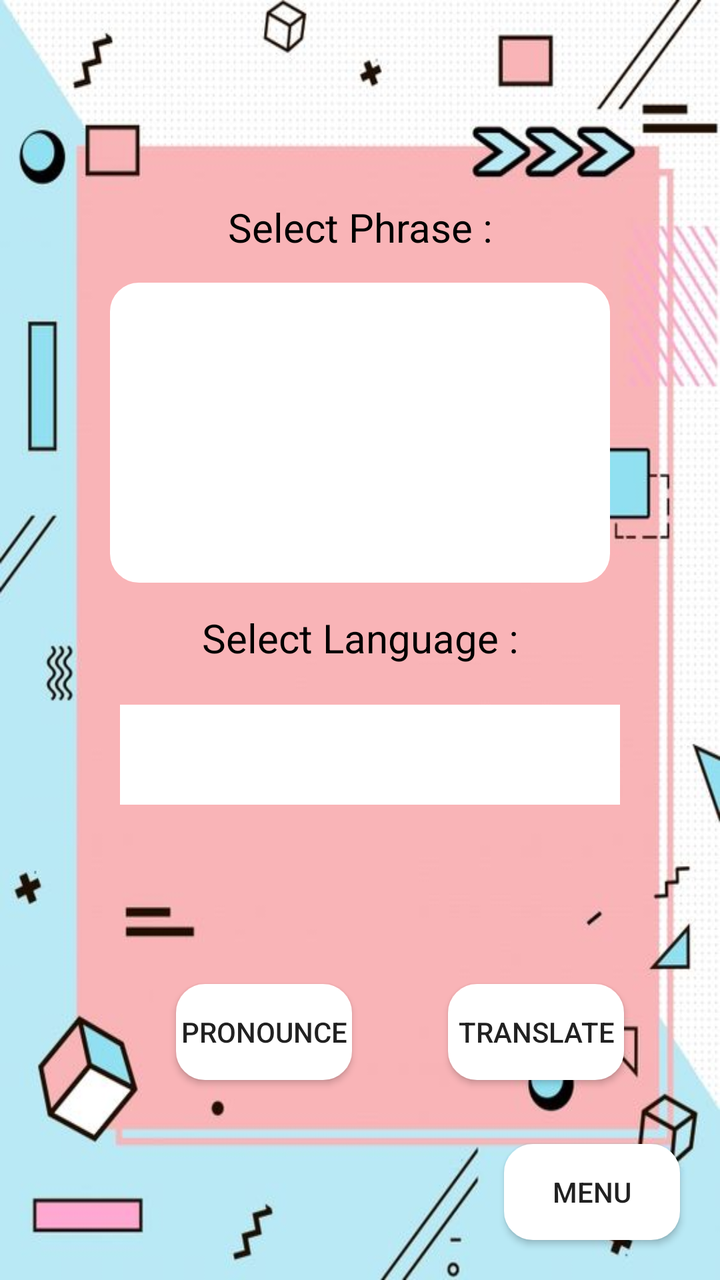
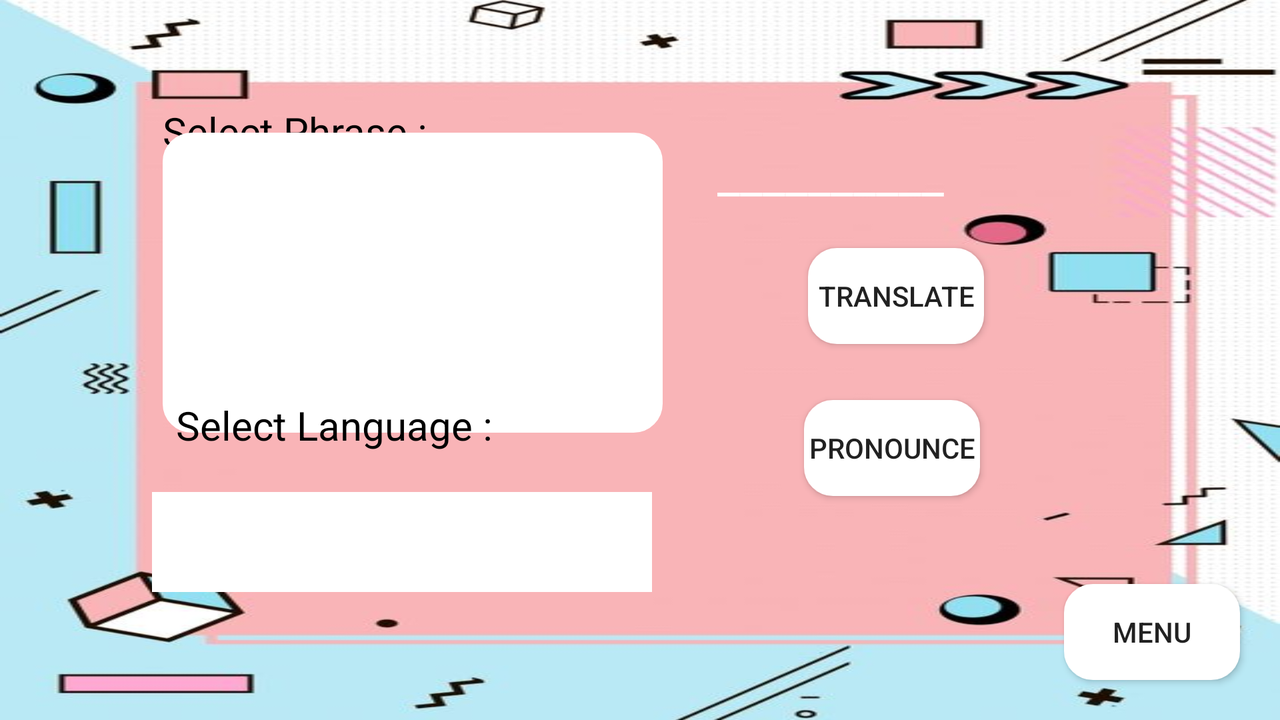

The same Android screen from two of the app's own layout files: first res/layout/ as a phone draws it, then the author's variant for another configuration, drawn on a device whose configuration selects that folder. Both files follow.
<!-- AndroidManifest.xml: application theme AppTheme -->
<!-- res/layout/activity_translate.xml -->
<?xml version="1.0" encoding="utf-8"?>
<androidx.constraintlayout.widget.ConstraintLayout xmlns:android="http://schemas.android.com/apk/res/android"
    xmlns:app="http://schemas.android.com/apk/res-auto"
    xmlns:tools="http://schemas.android.com/tools"
    android:layout_width="match_parent"
    android:layout_height="match_parent"
    android:background="@drawable/background"
    tools:context=".Translate">


    <ProgressBar
        android:id="@+id/pb"
        android:layout_width="60dp"
        android:layout_height="60dp"
        android:layout_marginEnd="88dp"
        android:layout_marginBottom="100dp"
        android:visibility="invisible"
        app:layout_constraintBottom_toBottomOf="parent"
        app:layout_constraintEnd_toEndOf="parent"
        app:layout_constraintTop_toTopOf="parent"
        app:layout_constraintVertical_bias="0.9"
        tools:ignore="MissingConstraints" />

    <ProgressBar
        android:id="@+id/pbPronounce"
        android:layout_width="60dp"
        android:layout_height="60dp"
        android:layout_marginStart="96dp"
        android:layout_marginBottom="100dp"
        android:visibility="invisible"
        app:layout_constraintBottom_toBottomOf="parent"
        app:layout_constraintStart_toStartOf="parent"
        app:layout_constraintTop_toTopOf="parent"
        app:layout_constraintVertical_bias="0.9"
        tools:ignore="MissingConstraints" />

    <Button
        android:layout_width="wrap_content"
        android:layout_height="wrap_content"
        android:layout_margin="20dp"
        android:background="@drawable/button_style"
        android:text="Menu"
        app:layout_constraintBottom_toBottomOf="parent"
        app:layout_constraintEnd_toEndOf="parent"
        android:onClick="clickBacktoMenu">
    </Button>
    <TextView
        android:id="@+id/txtPhrase"
        android:layout_width="wrap_content"
        android:layout_height="wrap_content"
        android:layout_marginTop="100dp"
        android:text="Select Phrase :"
        android:textAlignment="center"
        android:textColor="@color/text_color"
        android:textSize="20dp"
        app:layout_constraintEnd_toEndOf="parent"
        app:layout_constraintStart_toStartOf="parent"
        app:layout_constraintTop_toTopOf="parent" />

    <ListView
        android:id="@+id/listViewPhrases2"
        android:layout_width="250dp"
        android:layout_height="150dp"
        android:layout_margin="20dp"
        android:background="@drawable/list_style"
        app:layout_constraintBottom_toTopOf="@id/txtLang"
        app:layout_constraintEnd_toEndOf="parent"
        app:layout_constraintStart_toStartOf="parent"
        app:layout_constraintTop_toBottomOf="@+id/txtPhrase"
        tools:ignore="MissingConstraints"></ListView>

    <TextView
        android:id="@+id/txtLang"
        android:layout_width="wrap_content"
        android:layout_height="wrap_content"
        android:text="Select Language :"
        android:textAlignment="center"
        android:textColor="@color/text_color"
        android:textSize="20dp"
        android:layout_margin="20dp"
        app:layout_constraintBottom_toTopOf="@+id/listViewLangauges2"
        app:layout_constraintEnd_toEndOf="parent"
        app:layout_constraintStart_toStartOf="parent" />

    <Spinner
        android:id="@+id/listViewLangauges2"
        android:layout_width="250dp"
        android:layout_height="50dp"
        android:layout_marginBottom="36dp"
        android:background="#FFFFFF"
        app:layout_constraintBottom_toTopOf="@+id/textViewDisplay"
        app:layout_constraintEnd_toEndOf="parent"
        app:layout_constraintHorizontal_bias="0.546"
        app:layout_constraintStart_toStartOf="parent"></Spinner>

    <TextView
        android:id="@+id/textViewDisplay"
        android:layout_width="wrap_content"
        android:layout_height="wrap_content"
        android:layout_margin="20dp"
        android:text=""
        android:textAlignment="center"
        android:textColor="#FFFFFF"
        android:textSize="25sp"
        app:layout_constraintBottom_toTopOf="@id/TranslateBtn"
        app:layout_constraintEnd_toEndOf="parent"
        app:layout_constraintStart_toStartOf="parent" />

    <Button
        android:id="@+id/TranslateBtn"
        android:layout_width="wrap_content"
        android:layout_height="wrap_content"
        android:background="@drawable/button_style"
        android:layout_marginBottom="100dp"
        android:onClick="clickPerformTranslation"
        android:text="Translate"
        app:layout_constraintBottom_toBottomOf="parent"
        app:layout_constraintEnd_toEndOf="parent"
        app:layout_constraintStart_toEndOf="@+id/PronounceBtn" />

    <Button
        android:id="@+id/PronounceBtn"
        android:layout_width="wrap_content"
        android:layout_height="wrap_content"
        android:layout_marginStart="88dp"
        android:layout_marginBottom="100dp"
        android:background="@drawable/button_style"
        android:onClick="clickPerformPronounce"
        android:text="Pronounce"
        app:layout_constraintBottom_toBottomOf="parent"
        app:layout_constraintStart_toStartOf="parent" />



</androidx.constraintlayout.widget.ConstraintLayout>
<!-- resources referenced by this layout -->
<resources>
  <color name="text_color">#000000</color>
  <!-- drawable background: jpg bitmap (drawable, 37074 bytes) -->
  <!-- drawable button_style (drawable) -->
  <?xml version="1.0" encoding="utf-8"?>
  <shape xmlns:android="http://schemas.android.com/apk/res/android" android:shape="rectangle">
      <corners
          android:radius="14dp"
          />
      <gradient
          android:angle="45"
          android:centerX="35%"
          android:centerColor="#FFFFFF"
          android:startColor="#FFFFFF"
          android:endColor="#FFFFFF"
          android:type="linear"
          />
      <stroke
          android:width="1dp"
          android:color="#FFFFFF"
          />
  </shape>
  <!-- drawable list_style (drawable) -->
  <?xml version="1.0" encoding="utf-8"?>
  <shape xmlns:android="http://schemas.android.com/apk/res/android" android:shape="rectangle">
      <corners
          android:radius="14dp"
          />
      <gradient
          android:angle="45"
          android:centerX="35%"
          android:centerColor="#FFFFFF"
          android:startColor="#FFFFFF"
          android:endColor="#FFFFFF"
          android:type="linear"
          />
      <padding
          android:left="0dp"
          android:top="0dp"
          android:right="0dp"
          android:bottom="0dp"
          />
      <size
          android:width="270dp"
          android:height="60dp"
          />
      <stroke
          android:width="1dp"
          android:color="#FFFFFF"
          />
  </shape>
  <style name="AppTheme" parent="Theme.AppCompat.Light.DarkActionBar">
          
          <item name="colorPrimary">@color/colorPrimary</item>
          <item name="colorPrimaryDark">@color/colorPrimaryDark</item>
          <item name="colorAccent">@color/colorAccent</item>
      </style>
  <color name="colorPrimary">#bae8f5</color>
  <color name="colorPrimaryDark">#bae8f5</color>
  <color name="colorAccent">#000000</color>
</resources>
<!-- res/layout-land/activity_translate.xml (the author's variant of the layout above) -->
<!-- drawn on the phone turned sideways -->
<?xml version="1.0" encoding="utf-8"?>
<androidx.constraintlayout.widget.ConstraintLayout xmlns:android="http://schemas.android.com/apk/res/android"
    xmlns:app="http://schemas.android.com/apk/res-auto"
    xmlns:tools="http://schemas.android.com/tools"
    android:layout_width="match_parent"
    android:layout_height="match_parent"
    android:background="@drawable/background"
    tools:context=".Translate">

    <Button
        android:layout_width="wrap_content"
        android:layout_height="wrap_content"
        android:layout_margin="20dp"
        android:background="@drawable/button_style"
        android:text="Menu"
        app:layout_constraintBottom_toBottomOf="parent"
        app:layout_constraintEnd_toEndOf="parent"
        android:onClick="clickBacktoMenu">
    </Button>

    <TextView
        android:id="@+id/txtPhrase"
        android:layout_width="wrap_content"
        android:layout_height="wrap_content"
        android:layout_marginTop="52dp"
        android:text="Select Phrase :"
        android:textAlignment="center"
        android:textColor="@color/text_color"
        android:textSize="20dp"
        app:layout_constraintEnd_toEndOf="parent"
        app:layout_constraintHorizontal_bias="0.16"
        app:layout_constraintStart_toStartOf="parent"
        app:layout_constraintTop_toTopOf="parent" />

    <ListView
        android:id="@+id/listViewPhrases2"
        android:layout_width="250dp"
        android:layout_height="150dp"
        android:layout_margin="20dp"
        android:background="@drawable/list_style"
        app:layout_constraintBottom_toTopOf="@id/txtLang"
        app:layout_constraintEnd_toEndOf="parent"
        app:layout_constraintHorizontal_bias="0.175"
        app:layout_constraintStart_toStartOf="parent"
        app:layout_constraintTop_toBottomOf="@+id/txtPhrase"
        app:layout_constraintVertical_bias="0.47"
        tools:ignore="MissingConstraints"></ListView>

    <TextView
        android:id="@+id/txtLang"
        android:layout_width="wrap_content"
        android:layout_height="wrap_content"
        android:layout_margin="20dp"
        android:layout_marginBottom="20dp"
        android:text="Select Language :"
        android:textAlignment="center"
        android:textColor="@color/text_color"
        android:textSize="20dp"
        app:layout_constraintBottom_toTopOf="@+id/listViewLangauges2"
        app:layout_constraintEnd_toEndOf="parent"
        app:layout_constraintHorizontal_bias="0.154"
        app:layout_constraintStart_toStartOf="parent" />

    <Spinner
        android:id="@+id/listViewLangauges2"
        android:layout_width="250dp"
        android:layout_height="50dp"
        android:layout_marginBottom="64dp"
        android:background="#FFFFFF"
        app:layout_constraintBottom_toBottomOf="parent"
        app:layout_constraintEnd_toEndOf="parent"
        app:layout_constraintHorizontal_bias="0.195"
        app:layout_constraintStart_toStartOf="parent"></Spinner>

    <TextView
        android:id="@+id/textViewDisplay"
        android:layout_width="wrap_content"
        android:layout_height="wrap_content"
        android:layout_margin="20dp"
        android:layout_marginBottom="96dp"
        android:text="__________"
        android:textAlignment="center"
        android:textColor="#FFFFFF"
        android:textSize="25sp"
        app:layout_constraintBottom_toTopOf="@id/TranslateBtn"
        app:layout_constraintEnd_toEndOf="parent"
        app:layout_constraintHorizontal_bias="0.696"
        app:layout_constraintStart_toStartOf="parent"
        app:layout_constraintTop_toTopOf="parent"
        app:layout_constraintVertical_bias="0.985" />

    <Button
        android:id="@+id/TranslateBtn"
        android:layout_width="wrap_content"
        android:layout_height="wrap_content"
        android:layout_marginEnd="148dp"
        android:layout_marginBottom="28dp"
        android:background="@drawable/button_style"
        android:onClick="clickPerformTranslation"
        android:text="Translate"
        app:layout_constraintBottom_toTopOf="@+id/PronounceBtn"
        app:layout_constraintEnd_toEndOf="parent" />

    <Button
        android:id="@+id/PronounceBtn"
        android:layout_width="wrap_content"
        android:layout_height="wrap_content"
        android:layout_marginEnd="150dp"
        android:layout_marginBottom="112dp"
        android:background="@drawable/button_style"
        android:onClick="clickPerformPronounce"
        android:text="Pronounce"
        app:layout_constraintBottom_toBottomOf="parent"
        app:layout_constraintEnd_toEndOf="parent"
        app:layout_constraintHorizontal_bias="1.0"
        app:layout_constraintStart_toStartOf="parent" />


</androidx.constraintlayout.widget.ConstraintLayout>
